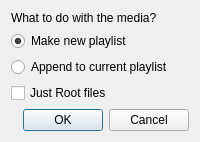
<?xml version="1.0" encoding="UTF-8"?>
<ui version="4.0">
 <class>MediaDroppedDialog</class>
 <widget class="QDialog" name="MediaDroppedDialog">
  <property name="geometry">
   <rect>
    <x>0</x>
    <y>0</y>
    <width>200</width>
    <height>129</height>
   </rect>
  </property>
  <property name="windowTitle">
   <string>Media dropped</string>
  </property>
  <layout class="QGridLayout" name="gridLayout">
   <item row="0" column="0">
    <widget class="QLabel" name="label">
     <property name="text">
      <string>What to do with the media?</string>
     </property>
    </widget>
   </item>
   <item row="5" column="0">
    <widget class="QDialogButtonBox" name="buttonBox">
     <property name="standardButtons">
      <set>QDialogButtonBox::Cancel|QDialogButtonBox::Ok</set>
     </property>
    </widget>
   </item>
   <item row="2" column="0">
    <widget class="QRadioButton" name="radioAppend">
     <property name="text">
      <string>Append to current playlist</string>
     </property>
     <property name="checked">
      <bool>false</bool>
     </property>
    </widget>
   </item>
   <item row="1" column="0">
    <widget class="QRadioButton" name="radioReplace">
     <property name="text">
      <string>Make new playlist</string>
     </property>
     <property name="checked">
      <bool>true</bool>
     </property>
    </widget>
   </item>
   <item row="3" column="0">
    <widget class="QCheckBox" name="rootCheckBox">
     <property name="text">
      <string>Just Root files</string>
     </property>
    </widget>
   </item>
  </layout>
 </widget>
 <resources/>
 <connections/>
</ui>
